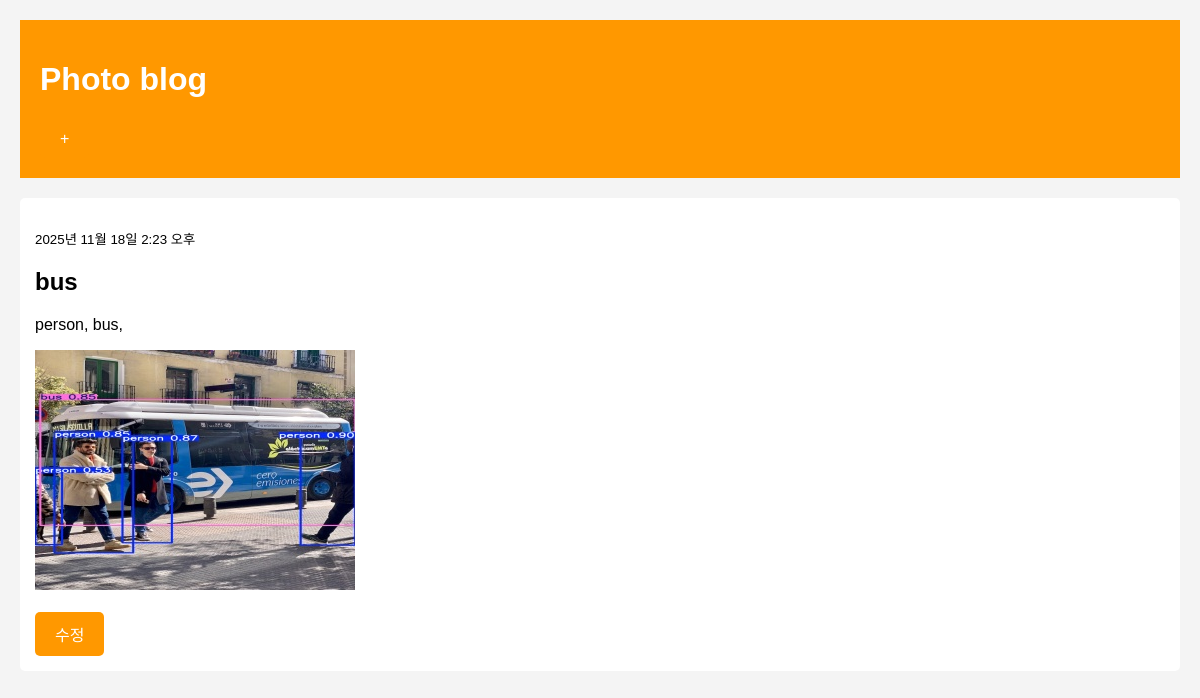
The app's page /api_root/post/44/ with its own data.
### blog/models.py (models this page shows, shortened)
class Post(models.Model):
    author = models.ForeignKey(
        settings.AUTH_USER_MODEL,
        on_delete=models.CASCADE,
        null=True,
        blank=True
    )
    title = models.CharField(max_length=200)
    text = models.TextField()
    created_date = models.DateTimeField(default=timezone.now)
    published_date = models.DateTimeField(blank=True, null=True)
    image = models.ImageField(upload_to='blog_image/%Y/%m/%d/', blank=True)

### blog/views.py (the view)
# urls.py: path('post/<int:pk>/', views.post_detail, name='post_detail'),
def post_detail(request, pk):
    post = get_object_or_404(Post, pk=pk)
    return render(request, 'blog/post_detail.html', {'post': post})

### blog/templates/blog/post_detail.html
{% extends 'blog/base.html' %}
{% block content %}
    <div class="post">
        <p><small>{{ post.published_date }}</small></p>
        <h2>{{ post.title }}</h2>
        <p>{{ post.text|linebreaksbr }}</p>
        {% if post.image %}
            <img src="{{ post.image.url }}" alt="{{ post.title }}">
        {% endif %}
        <br><br>
        <a href="{% url 'post_edit' pk=post.pk %}" class="btn">수정</a>
    </div>
{% endblock %}

### blog/templates/blog/base.html (style rules this page uses)
body { font-family: Arial; margin: 0; padding: 20px; background: #f4f4f4; }
.post { background: white; padding: 15px; margin-bottom: 15px; border-radius: 5px; }
.post img { max-width: 100%; height: auto; }
.btn { background: #ff9800; color: white; padding: 10px 20px; text-decoration: none; border-radius: 5px; display: inline-block; border: none; cursor: pointer; }

### records on screen
Post: published_date "2025년 11월 18일 2:23 오후", title "bus", text "person, bus,", image (picture)
